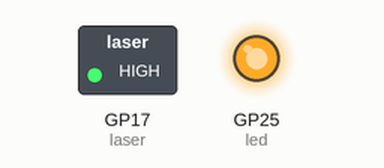
This program was run on a simulated Raspberry Pi Pico running MicroPython. Shown: switched loads named in the program (green lamp = pin HIGH), output pins drawn as LEDs (lit = HIGH).

Above: at 1.0 s.
At 3.0 s:
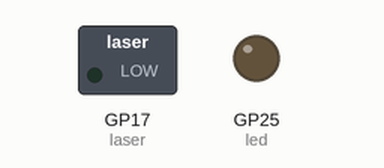
Timing chart, 0 to 5.2 s (numbered marks = the images above):
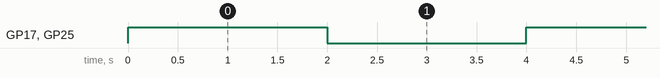

The program:

blinker.py
```python
from machine import Pin, PWM #raspberry pi pico specific modules
import time, random
led = Pin(25, Pin.OUT)
laser = Pin(17, Pin.OUT)
led.value(1)


################################################################
while True: #while loop is where the code runs in a nonstop loop on the pico
    laser.value(1)
    led.value(1)
    time.sleep(2)
    laser.value(0)
    led.value(0)
    time.sleep(2)
```

Measured:
- by itself, GP17 (laser), GP25 (led): alternates HIGH for 2.0 s and LOW for 2.0 s
